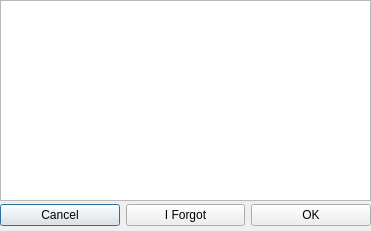
<?xml version="1.0" encoding="UTF-8"?>
<ui version="4.0">
 <class>SoftwareKeyboardDialog</class>
 <widget class="QDialog" name="SoftwareKeyboardDialog">
  <property name="geometry">
   <rect>
    <x>0</x>
    <y>0</y>
    <width>371</width>
    <height>231</height>
   </rect>
  </property>
  <property name="windowTitle">
   <string>Dialog</string>
  </property>
  <widget class="QTextEdit" name="text">
   <property name="geometry">
    <rect>
     <x>0</x>
     <y>0</y>
     <width>371</width>
     <height>201</height>
    </rect>
   </property>
  </widget>
  <widget class="QWidget" name="horizontalLayoutWidget">
   <property name="geometry">
    <rect>
     <x>0</x>
     <y>200</y>
     <width>371</width>
     <height>31</height>
    </rect>
   </property>
   <layout class="QHBoxLayout" name="horizontalLayout">
    <item>
     <widget class="QPushButton" name="button0">
      <property name="text">
       <string>Cancel</string>
      </property>
     </widget>
    </item>
    <item>
     <widget class="QPushButton" name="button1">
      <property name="text">
       <string>I Forgot</string>
      </property>
     </widget>
    </item>
    <item>
     <widget class="QPushButton" name="button2">
      <property name="text">
       <string>OK</string>
      </property>
     </widget>
    </item>
   </layout>
  </widget>
 </widget>
 <resources/>
 <connections/>
</ui>
